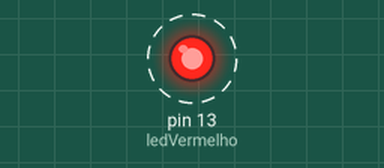
Recording of a sketch running on a simulated Arduino Uno, built with avr-gcc and run on an emulated ATmega328P. On the bench: output pins drawn as LEDs (lit = HIGH). Dashed ring = blinking.

Above: at 0.5 s.
Timing chart, 0 to 4.6 s (numbered marks = the images above):
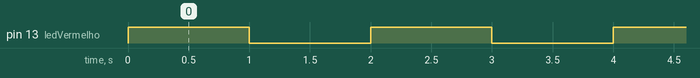

Measured:
- by itself, pin 13 (ledVermelho): alternates HIGH for 1.0 s and LOW for 1.0 s

The sketch:

piscaLed.ino
```cpp
int ledVermelho = 13;
void setup() {
  // put your setup code here, to run once:
  pinMode(ledVermelho, OUTPUT);

}

void loop() {
  // put your main code here, to run repeatedly:
  digitalWrite(ledVermelho, HIGH);
  delay(1000);
  digitalWrite(ledVermelho, LOW);
  delay(1000);

}
```
